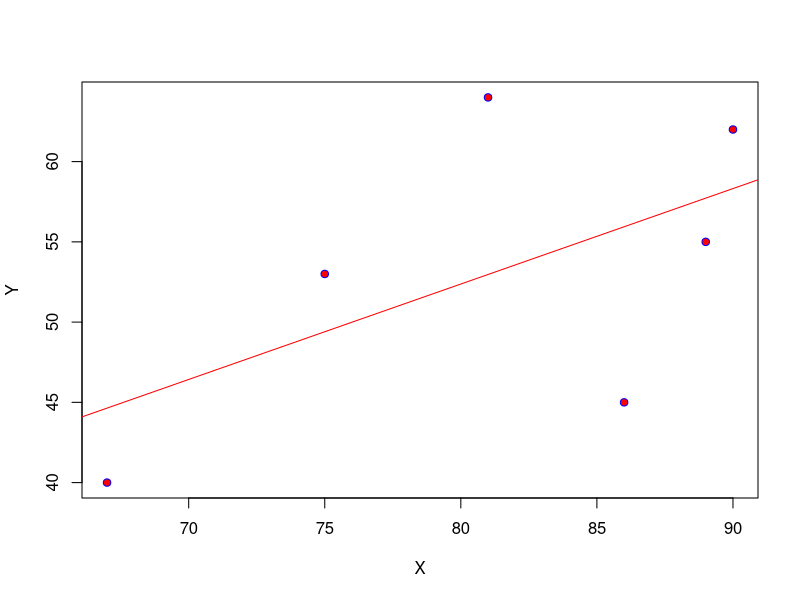
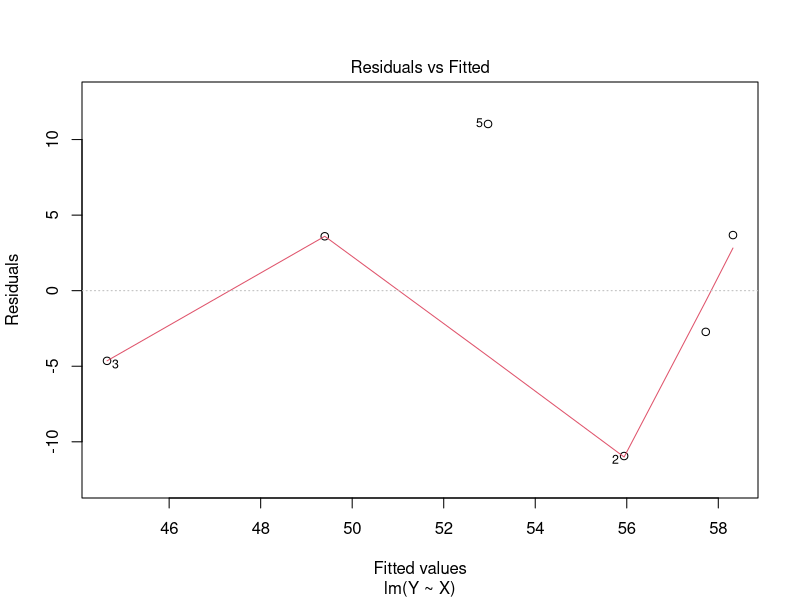
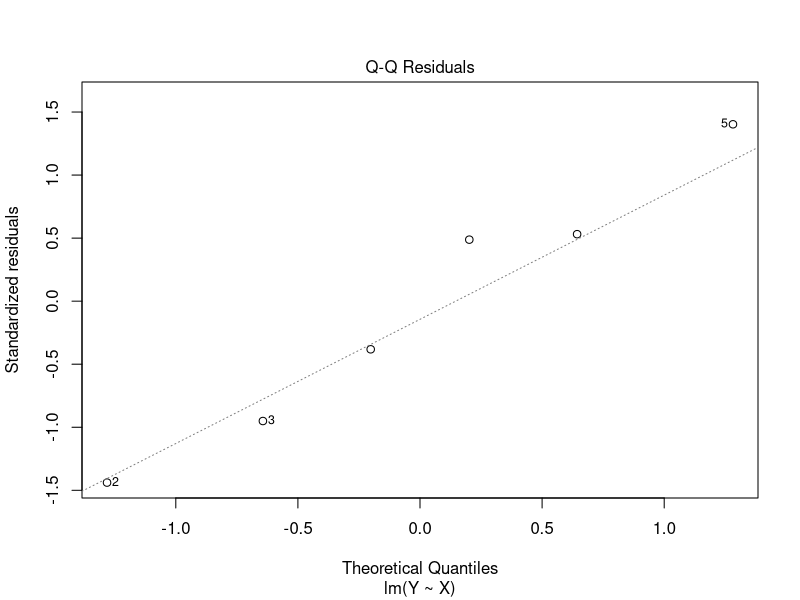
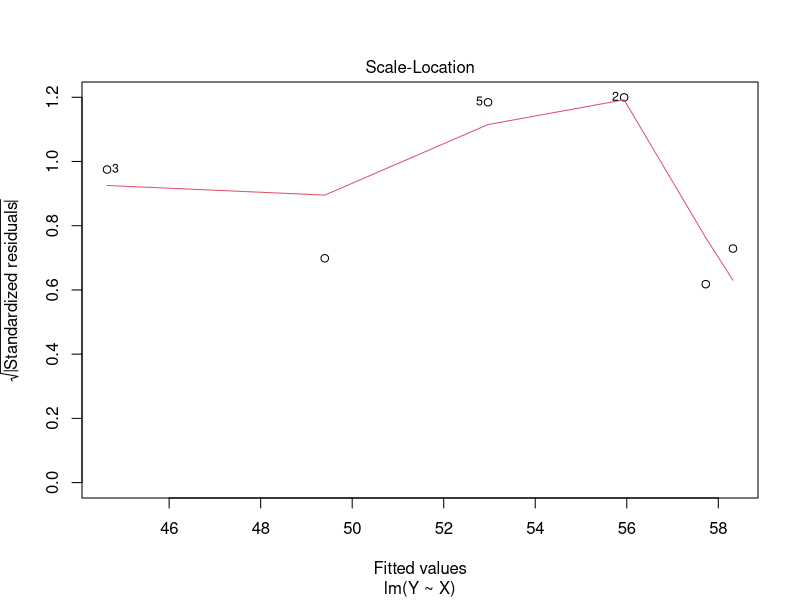
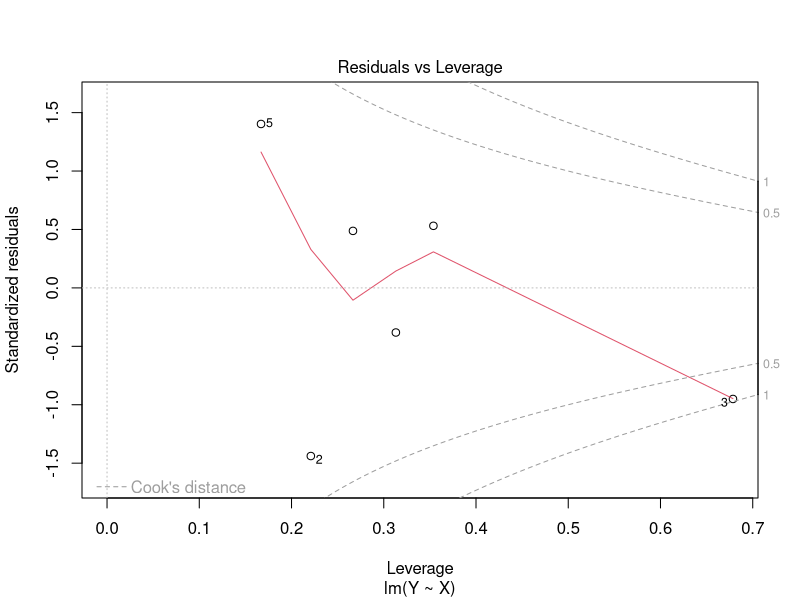
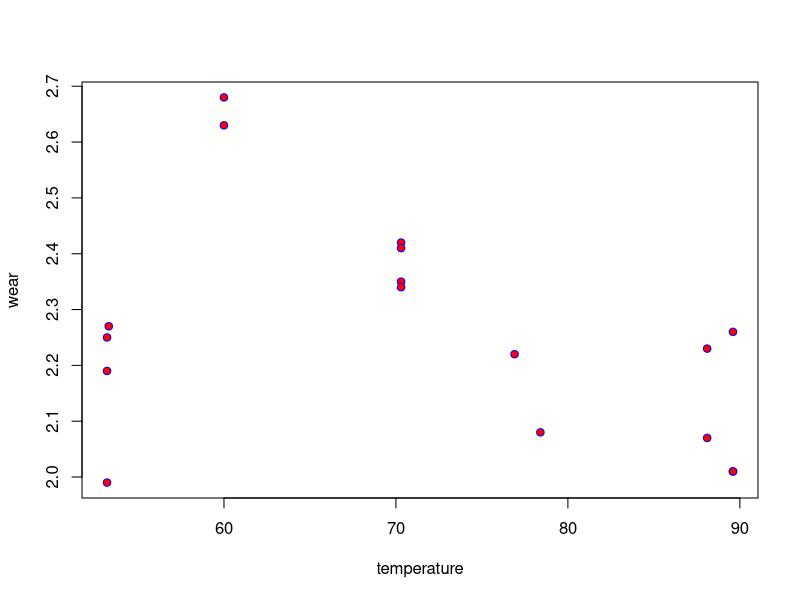

Generate these figures, in order, with R:
X <- c(90,86,67,89,81,75)
Y <- c(62,45,40,55,64,53)


#to draw a scatter plot
plot(X,Y,pch=21,col="blue",bg="red")
cor(X,Y)

#to perform a correlation test
cor.test(X,Y)

#assuming and plotting a simple linear model
HeartRateModel <- lm(Y~X)
summary(HeartRateModel)

#plotting the regression line
abline(HeartRateModel,col="red")

#validating the assumptions using graphs
plot(HeartRateModel)

#used to check whether the data points are normally distributed.
shapiro.test(Y)

#constructing the annova table for the model
anova(HeartRateModel)

temperature <- c(53.2,53.2,53.2,53.3,60.0,60.0,70.3,70.3,70.3,70.3,76.9,78.4,88.1,88.1,89.6,89.6,89.6)
wear <- c(2.25,2.19,1.99,2.27,2.68,2.63,2.35,2.42,2.34,2.41,2.22,2.08,2.23,2.07,2.01,2.26,2.01)

plot(temperature,wear,pch=21,col="blue",bg="red")
cor(temperature,wear)
cor.test(temperature,wear)

TireWearModel <- lm(wear~temperature)
summary(TireWearModel)
shapiro.test(wear)
anova(TireWearModel)

X1 <- c(73,93,89,96,73,53,79,69,70,93,79,70,81,88,78,82,86,78)
X2 <- c(80,88,91,98,66,46,70,70,65,95,80,73,90,92,83,86,82,83)
X3 <- c(75,93,90,100,70,55,88,73,74,91,73,78,93,86,77,90,89,85)
Y <-c(152,185,180,196,142,101,164,141,141,184,152,148,183,177,159,177,175,175)
SLR1 <- lm(Y~X1+X2+X3)
summary(SLR1)
anova(SLR1)

X1 <- c(79,69,70,93,79,70)
X2 <- c(70,70,65,95,80,73)
X3 <- c(88,73,74,91,73,78)
Y <-c(164,141,141,184,152,148)
SLR2 <- lm(Y~X1+X2+X3)
summary(SLR2)
anova(SLR2)

X1 <- c(81,88,78,82,86,78)
X2 <- c(90,92,83,86,82,83)
X3 <- c(93,86,77,90,89,85)
Y <-c(183,177,159,177,175,175)
SLR3 <- lm(Y~X1+X2+X3)
summary(SLR3)
